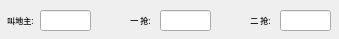
     <widget class="QWidget" name="scrollAreaWidgetContents_6">
      <property name="geometry">
       <rect>
        <x>0</x>
        <y>0</y>
        <width>339</width>
        <height>39</height>
       </rect>
      </property>
      <widget class="QLabel" name="bid_label_1">
       <property name="geometry">
        <rect>
         <x>0</x>
         <y>10</y>
         <width>41</width>
         <height>21</height>
        </rect>
       </property>
       <property name="font">
        <font>
         <family>微软雅黑</family>
         <pointsize>6</pointsize>
         <weight>50</weight>
         <italic>false</italic>
         <bold>false</bold>
        </font>
       </property>
       <property name="text">
        <string>叫地主:</string>
       </property>
       <property name="alignment">
        <set>Qt::AlignCenter</set>
       </property>
      </widget>
      <widget class="QLineEdit" name="bid_lineEdit_1">
       <property name="geometry">
        <rect>
         <x>40</x>
         <y>10</y>
         <width>51</width>
         <height>21</height>
        </rect>
       </property>
      </widget>
      <widget class="QLabel" name="bid_label_3">
       <property name="geometry">
        <rect>
         <x>240</x>
         <y>10</y>
         <width>41</width>
         <height>21</height>
        </rect>
       </property>
       <property name="font">
        <font>
         <family>微软雅黑</family>
         <pointsize>6</pointsize>
         <weight>50</weight>
         <italic>false</italic>
         <bold>false</bold>
        </font>
       </property>
       <property name="text">
        <string>二 抢:</string>
       </property>
       <property name="alignment">
        <set>Qt::AlignCenter</set>
       </property>
      </widget>
      <widget class="QLineEdit" name="bid_lineEdit_2">
       <property name="geometry">
        <rect>
         <x>160</x>
         <y>10</y>
         <width>51</width>
         <height>21</height>
        </rect>
       </property>
      </widget>
      <widget class="QLineEdit" name="bid_lineEdit_3">
       <property name="geometry">
        <rect>
         <x>280</x>
         <y>10</y>
         <width>51</width>
         <height>21</height>
        </rect>
       </property>
      </widget>
      <widget class="QLabel" name="bid_label_2">
       <property name="geometry">
        <rect>
         <x>120</x>
         <y>10</y>
         <width>41</width>
         <height>21</height>
        </rect>
       </property>
       <property name="font">
        <font>
         <family>微软雅黑</family>
         <pointsize>6</pointsize>
         <weight>50</weight>
         <italic>false</italic>
         <bold>false</bold>
        </font>
       </property>
       <property name="text">
        <string>一 抢:</string>
       </property>
       <property name="alignment">
        <set>Qt::AlignCenter</set>
       </property>
      </widget>
     </widget>
